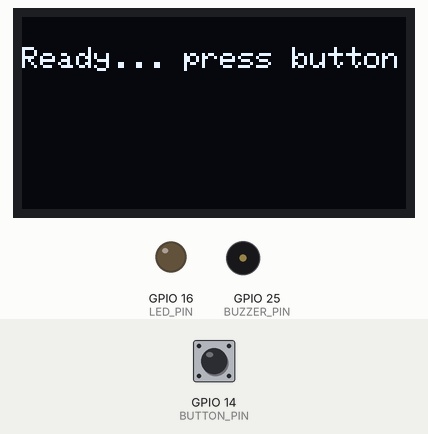
This program was run on a simulated ESP32. Parts: 128×64 one-colour display, output pins drawn as LEDs (lit = HIGH), buzzer (waves = sounding). The inputs (shaded band) are chosen by the test bench; at power-on: GPIO 14 (BUTTON_PIN) HIGH.

Above: at 1.2 s.
1.3 s: GPIO 14 (BUTTON_PIN) pulled LOW for 3.2 s
At 6.1 s:
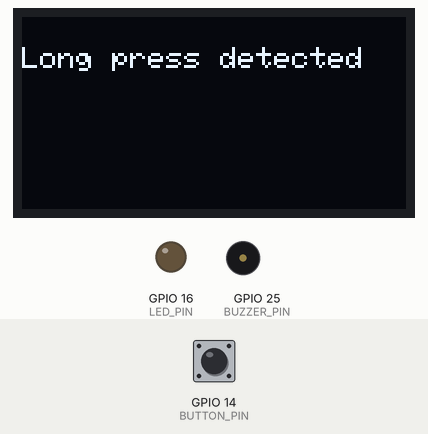
6.4 s: GPIO 14 (BUTTON_PIN) pulled LOW for 0.15 s
At 7.5 s:
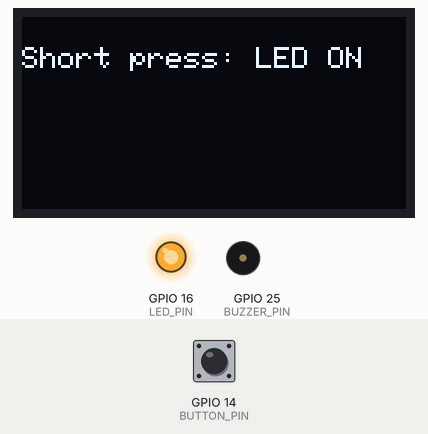
8.0 s: GPIO 14 (BUTTON_PIN) pulled LOW for 1 s
At 10.0 s:
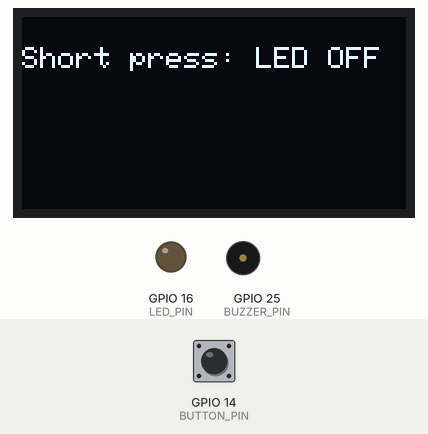
Timing chart, 0 to 11.5 s (numbered marks = the images above; inputs shaded):
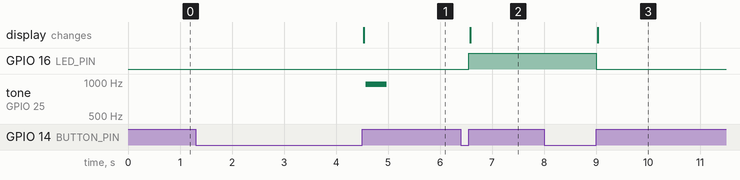

The program:

main.cpp
```cpp
/*
  =====================================================
  Title   : Task B — Button Press Type Detection
  Author  : Ibana
  Reg No. : 23-NTU-CS-1039
  Date    : 26/10/2025
  Description:
    Single button (GPIO14):
      - Short press -> Toggle LED
      - Long press (>1.5s) -> Play buzzer tone
    OLED (GPIO21 SDA, GPIO22 SCL) displays event
  =====================================================
*/

#include <Arduino.h>
#include <Wire.h>
#include <Adafruit_GFX.h>
#include <Adafruit_SSD1306.h>

#define SCREEN_WIDTH 128
#define SCREEN_HEIGHT 64
#define OLED_ADDR 0x3C
#define SDA_PIN 21
#define SCL_PIN 22

Adafruit_SSD1306 display(SCREEN_WIDTH, SCREEN_HEIGHT, &Wire, -1);

// pins
#define LED_PIN 16
#define BUZZER_PIN 25
#define BUTTON_PIN 14

// press timing
unsigned long pressStart = 0;
bool buttonState = HIGH;
bool ledState = LOW;

void showMsg(const char* msg) {
  display.clearDisplay();
  display.setTextSize(1);
  display.setTextColor(SSD1306_WHITE);
  display.setCursor(0, 10);
  display.println(msg);
  display.display();
}

void beep(unsigned int freq = 1000, unsigned long duration = 400) {
  unsigned long endTime = millis() + duration;
  unsigned long halfPeriod = 1000000L / (freq * 2);
  while (millis() < endTime) {
    digitalWrite(BUZZER_PIN, HIGH);
    delayMicroseconds(halfPeriod);
    digitalWrite(BUZZER_PIN, LOW);
    delayMicroseconds(halfPeriod);
  }
}

void setup() {
  Wire.begin(SDA_PIN, SCL_PIN);
  display.begin(SSD1306_SWITCHCAPVCC, OLED_ADDR);
  pinMode(LED_PIN, OUTPUT);
  pinMode(BUZZER_PIN, OUTPUT);
  pinMode(BUTTON_PIN, INPUT_PULLUP);
  showMsg("Ready... press button");
}

void loop() {
  int readState = digitalRead(BUTTON_PIN);

  // button pressed
  if (readState == LOW && buttonState == HIGH) {
    pressStart = millis();
  }

  // button released
  if (readState == HIGH && buttonState == LOW) {
    unsigned long pressDuration = millis() - pressStart;

    if (pressDuration < 1500) {
      // short press -> toggle led
      ledState = !ledState;
      digitalWrite(LED_PIN, ledState);
      if (ledState)
        showMsg("Short press: LED ON");
      else
        showMsg("Short press: LED OFF");
    } else {
      // long press -> buzzer tone
      showMsg("Long press detected");
      beep();
    }
  }

  buttonState = readState;
  delay(10);
}
```

Measured:
- after the input at 1.3 s, tone on GPIO 25 (BUZZER_PIN): silent → 954 Hz after 3.3 s, → silent 0.40 s later; the display: changes after 3.2 s (image 1)
- after the input at 6.4 s, GPIO 16 (LED_PIN): LOW → HIGH after 0.16 s; the display: changes after 0.18 s (image 2)
- after the input at 8.0 s, GPIO 16 (LED_PIN): HIGH → LOW after 1.0 s; the display: changes after 1.0 s (image 3)
